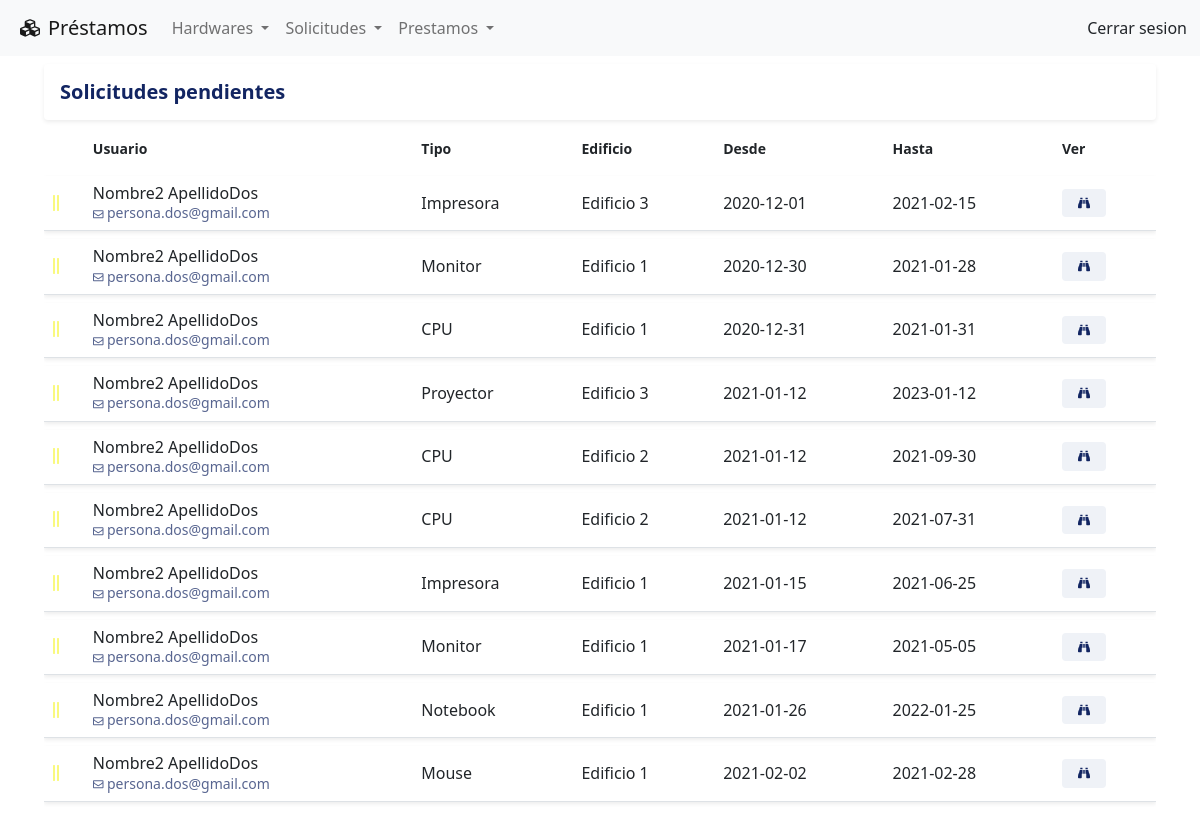
The page /solicitud/pendientes on the database its author committed.
### tables this page shows
CREATE TABLE IF NOT EXISTS solicitudes
( 
    id_solicitud INT AUTO_INCREMENT PRIMARY KEY NOT NULL, 
    id_tipo_hardware INT NOT NULL,
    id_usuario INT NOT NULL,
    id_edificio INT NOT NULL ,
    fecha_desde DATE NOT NULL,
    fecha_hasta DATE NOT NULL,
    motivo_solicitud VARCHAR(1024) NOT NULL,
    motivo_aprobacion VARCHAR(1024),
    created_at TIMESTAMP DEFAULT CURRENT_TIMESTAMP,
    updated_at DATETIME DEFAULT CURRENT_TIMESTAMP ON UPDATE CURRENT_TIMESTAMP,
    FOREIGN KEY (id_tipo_hardware) REFERENCES tipos_hardware(id_tipo_hardware),
    FOREIGN KEY (id_usuario) REFERENCES usuarios(id_usuario),
    FOREIGN KEY (id_edificio) REFERENCES edificios(id_edificio)
);

CREATE TABLE IF NOT EXISTS usuarios
( 
    id_usuario INT AUTO_INCREMENT PRIMARY KEY NOT NULL, 
    nombre VARCHAR(60) NOT NULL, 
    apellido VARCHAR(60) NOT NULL, 
    email VARCHAR(60) NOT NULL UNIQUE,
    password VARCHAR(20) NOT NULL,
    id_rol_usuario INT NOT NULL,
    created_at TIMESTAMP DEFAULT CURRENT_TIMESTAMP,
    updated_at DATETIME DEFAULT CURRENT_TIMESTAMP ON UPDATE CURRENT_TIMESTAMP
);

CREATE TABLE IF NOT EXISTS tipos_hardware
(
    id_tipo_hardware INT AUTO_INCREMENT PRIMARY KEY NOT NULL,
    tipo_hardware VARCHAR(40) NOT NULL UNIQUE,
    created_at TIMESTAMP DEFAULT CURRENT_TIMESTAMP,
    updated_at DATETIME DEFAULT CURRENT_TIMESTAMP ON UPDATE CURRENT_TIMESTAMP
);

CREATE TABLE IF NOT EXISTS edificios
( 
    id_edificio INT AUTO_INCREMENT PRIMARY KEY NOT NULL, 
    edificio VARCHAR(60) NOT NULL UNIQUE,
    created_at TIMESTAMP DEFAULT CURRENT_TIMESTAMP,
    updated_at DATETIME DEFAULT CURRENT_TIMESTAMP ON UPDATE CURRENT_TIMESTAMP
);

### controllers/solicitudController.php (called while the page is built, shortened)
<?php
require_once 'models/solicitudModel.php';
require_once 'models/solicitudEstadoSolicitudModel.php';
class SolicitudController{
    public function pendientes() {
        $solicitud = new SolicitudModel();
        $solicitudes = $solicitud->getAll();
        $solicitud->setEncabezado('pendientes');
        $estado = 3;
        require_once 'views/solicitud/listado.php';
    }
}

### index.php (called while the page is built, shortened)
<?php
    require_once "config/database.php";
    include_once "views/layouts/header.php";
    include_once "views/layouts/navbar.php";
    include_once "views/layouts/main.php";
    include_once "views/layouts/footer.php";
?>

### config/database.php (called while the page is built)
<?php
class Database {
    public static function connect(){
        $db = new mysqli('localhost', 'root', '', 'prestamos');
        $db->query ("SET NAMES 'utf-8'");
        return $db;
    }
}

### models/solicitudModel.php (called while the page is built, shortened)
<?php
    class SolicitudModel{
            private $db;
            private $encabezado;
        public function __construct() {
            $this->db = Database::connect();
        }
        public function getEncabezado() {
            return $this->encabezado;
        }
        public function setEncabezado($encabezado) {
            $this->encabezado = $encabezado;
        }
        public function getAll() {
            $hardwares = $this->db->query(
            "SELECT
                solicitudes.id_solicitud,
                tipos_hardware.tipo_hardware,
                usuarios.nombre,
                usuarios.apellido,
                usuarios.email,
                edificios.edificio,
                solicitudes.fecha_desde,
                solicitudes.fecha_hasta
                FROM
                    solicitudes
                INNER JOIN tipos_hardware ON solicitudes.id_tipo_hardware = tipos_hardware.id_tipo_hardware
                INNER JOIN usuarios ON solicitudes.id_usuario  = usuarios.id_usuario
                INNER JOIN edificios ON solicitudes.id_edificio = edificios.id_edificio
                GROUP BY solicitudes.id_solicitud
                ORDER BY solicitudes.fecha_desde;
            ");
            return $hardwares;
    }
    }

### models/solicitudEstadoSolicitudModel.php (called while the page is built, shortened)
<?php
class SolicitudEstadoSolicitudModel{
    private $db;
    public function __construct() {
        $this->db = Database::connect();
    }
    public function getUltimoEstado($id) {
        $ultimoEstado = $this->db->query(
        "SELECT
            solicitudes_estados_solicitud.id_solicitud_estado_solicitud,
            solicitudes_estados_solicitud.id_solicitud,
            solicitudes_estados_solicitud.created_at,
            solicitudes_estados_solicitud.id_estado_solicitud
        FROM
            solicitudes_estados_solicitud
        INNER JOIN
            ( SELECT id_solicitud, MAX(created_at) fecha_max
                FROM solicitudes_estados_solicitud
                GROUP BY id_solicitud ) resultado
            ON solicitudes_estados_solicitud.id_solicitud = resultado.id_solicitud
                AND solicitudes_estados_solicitud.created_at = resultado.fecha_max
                WHERE solicitudes_estados_solicitud.id_solicitud = $id
        GROUP BY solicitudes_estados_solicitud.id_solicitud
        ORDER BY solicitudes_estados_solicitud.id_solicitud
        ");
        $dato1 = $ultimoEstado->fetch_object();
        return $dato1;
    }
}

### views/solicitud/listado.php (the view, shortened to what this page needs)
<?php
    require_once 'models/solicitudEstadoSolicitudModel.php';
    $solicitudEstadoSolicitud = new SolicitudEstadoSolicitudModel();
?>
<div class="row">
    <div class="col align-middle">
        <div class="card d-inline-block border-0 shadow-sm shadow-hover w-100">
            <div class="card-body d-flex justify-content-between align-items-center">
                <h5 class="mb-0"> Solicitudes <?= $solicitud->getEncabezado()?></h5>
			</div>
        </div>
    </div>
</div>
<div class="row">
    <div class="col">
        <div class="table-responsive">
            <table class="table table-hover">
                <thead class="thead-light">
                    <tr>
                        <th scope="col"><small class="font-weight-bold"><small></th>
                        <th scope="col"><small class="font-weight-bold">Usuario<small></th>
                        <th scope="col"><small class="font-weight-bold">Tipo<small></th>
                        <th scope="col"><small class="font-weight-bold">Edificio<small></th>
                        <th scope="col"><small class="font-weight-bold">Desde<small></th>
                        <th scope="col"><small class="font-weight-bold">Hasta<small></th>
                        <th scope="col"><small class="font-weight-bold">Ver<small></th>
                    </tr>
                </thead>
                <tbody>
                    <?php while($dato = $solicitudes->fetch_object()): ?>
                    <?php  $ultimo = $solicitudEstadoSolicitud->getUltimoEstado($dato->id_solicitud);
                        if($ultimo->id_estado_solicitud == $estado) {
                    ?>
                        <tr class="shadow-sm">
                        <td class="align-middle">
                                <i class="fas fa-grip-lines-vertical"
                                    <?php
                                        switch ($estado) {
                                            case 3:
                                                echo 'style="color:rgba(244, 244, 0, 0.5)"';
                                                break;
                                        }
                                    ?>
                                > </i>
                            </td>
                            <td><span class="d-block"></i>     <?= $dato->nombre; ?> <?= $dato->apellido; ?>
                                </span><small class="text-muted"><i class="far fa-envelope fa-xs"></i>     <?= $dato->email; ?></small>
                            </td>
                            <td class="align-middle"><span><?= $dato->tipo_hardware; ?></span></td>
                            <td class="align-middle"><span><?= $dato->edificio; ?></span></td>
                            <td class="align-middle"><span><?= $dato->fecha_desde; ?></span></td>
                            <td class="align-middle"><span><?= $dato->fecha_hasta; ?></span></td>
                            <td class="align-middle">
                                <a href = "<?= URL ?>solicitud/editar&id=<?=$dato->id_solicitud?>">
                                    <span class="badge badge-secondary"><i class="fas fa-binoculars"></i></span>
                                </a>
                            </td>
                        </tr>
                    <?php } endwhile; ?>
                </tbody>
            </table>
        </div>
    </div>
</div>

### public/css/style.css (style rules this page uses)
:root { --primary: #122562; --light: #ffffff; --light-blue: #F5F6FA; --grey: #eff2f7; }
h1, h2, h3, h4, h5, h6 { color: var(--primary); font-weight: 700; }
.text-muted { color: var(--primary) !important; opacity: .7; }
.shadow-sm { box-shadow: 0 0 1.25rem rgba(11,37,75,.05); }
.shadow-hover { transition: 1s ease-in-out; }
.badge { padding: .5rem 1rem; }
.badge-secondary { background-color: var(--grey); color: var(--primary); }
table { border-collapse: separate; border-spacing: 0 .5rem; }
table thead th { border: 0 !important; }
table tbody tr { background-color: var(--light); }
table tbody td { border-top: 0 !important; line-height: 1.2; }
html { position: relative; min-height: 100%; }
body { margin-bottom: 60px; }

### rows shown on the page
solicitudes: id_usuario.nombre "Nombre2", id_usuario.apellido "ApellidoDos", id_usuario.email "persona.dos@gmail.com", id_tipo_hardware.tipo_hardware "Impresora", id_edificio.edificio "Edificio 3", fecha_desde "2020-12-01", fecha_hasta "2021-02-15"
solicitudes: id_usuario.nombre "Nombre2", id_usuario.apellido "ApellidoDos", id_usuario.email "persona.dos@gmail.com", id_tipo_hardware.tipo_hardware "Monitor", id_edificio.edificio "Edificio 1", fecha_desde "2020-12-30", fecha_hasta "2021-01-28"
solicitudes: id_usuario.nombre "Nombre2", id_usuario.apellido "ApellidoDos", id_usuario.email "persona.dos@gmail.com", id_tipo_hardware.tipo_hardware "CPU", id_edificio.edificio "Edificio 1", fecha_desde "2020-12-31", fecha_hasta "2021-01-31"
solicitudes: id_usuario.nombre "Nombre2", id_usuario.apellido "ApellidoDos", id_usuario.email "persona.dos@gmail.com", id_tipo_hardware.tipo_hardware "Proyector", id_edificio.edificio "Edificio 3", fecha_desde "2021-01-12", fecha_hasta "2023-01-12"
solicitudes: id_usuario.nombre "Nombre2", id_usuario.apellido "ApellidoDos", id_usuario.email "persona.dos@gmail.com", id_tipo_hardware.tipo_hardware "CPU", id_edificio.edificio "Edificio 2", fecha_desde "2021-01-12", fecha_hasta "2021-09-30"
solicitudes: id_usuario.nombre "Nombre2", id_usuario.apellido "ApellidoDos", id_usuario.email "persona.dos@gmail.com", id_tipo_hardware.tipo_hardware "CPU", id_edificio.edificio "Edificio 2", fecha_desde "2021-01-12", fecha_hasta "2021-07-31"
solicitudes: id_usuario.nombre "Nombre2", id_usuario.apellido "ApellidoDos", id_usuario.email "persona.dos@gmail.com", id_tipo_hardware.tipo_hardware "Impresora", id_edificio.edificio "Edificio 1", fecha_desde "2021-01-15", fecha_hasta "2021-06-25"
solicitudes: id_usuario.nombre "Nombre2", id_usuario.apellido "ApellidoDos", id_usuario.email "persona.dos@gmail.com", id_tipo_hardware.tipo_hardware "Monitor", id_edificio.edificio "Edificio 1", fecha_desde "2021-01-17", fecha_hasta "2021-05-05"
solicitudes: id_usuario.nombre "Nombre2", id_usuario.apellido "ApellidoDos", id_usuario.email "persona.dos@gmail.com", id_tipo_hardware.tipo_hardware "Notebook", id_edificio.edificio "Edificio 1", fecha_desde "2021-01-26", fecha_hasta "2022-01-25"
solicitudes: id_usuario.nombre "Nombre2", id_usuario.apellido "ApellidoDos", id_usuario.email "persona.dos@gmail.com", id_tipo_hardware.tipo_hardware "Mouse", id_edificio.edificio "Edificio 1", fecha_desde "2021-02-02", fecha_hasta "2021-02-28"

### other values the page prints
$solicitud->getEncabezado() "pendientes"
